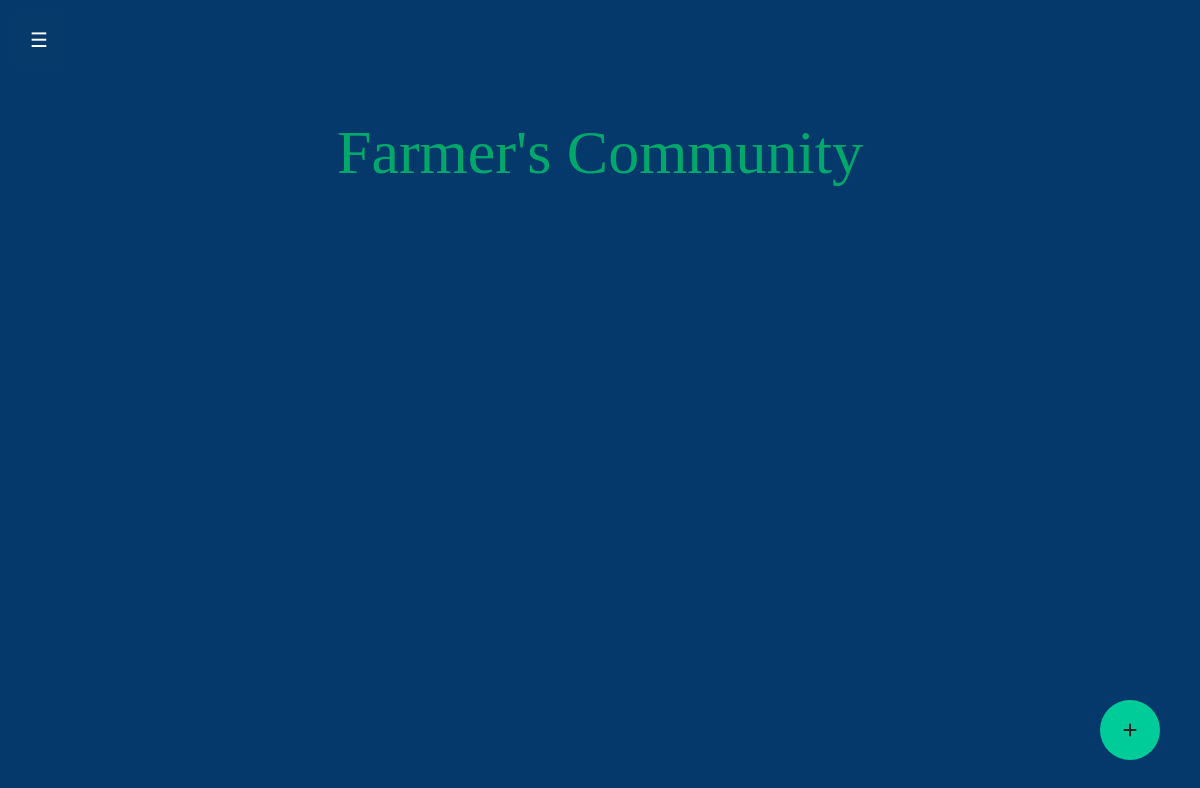
/feed/ (signed in), run on an earlier commit of the app's database.
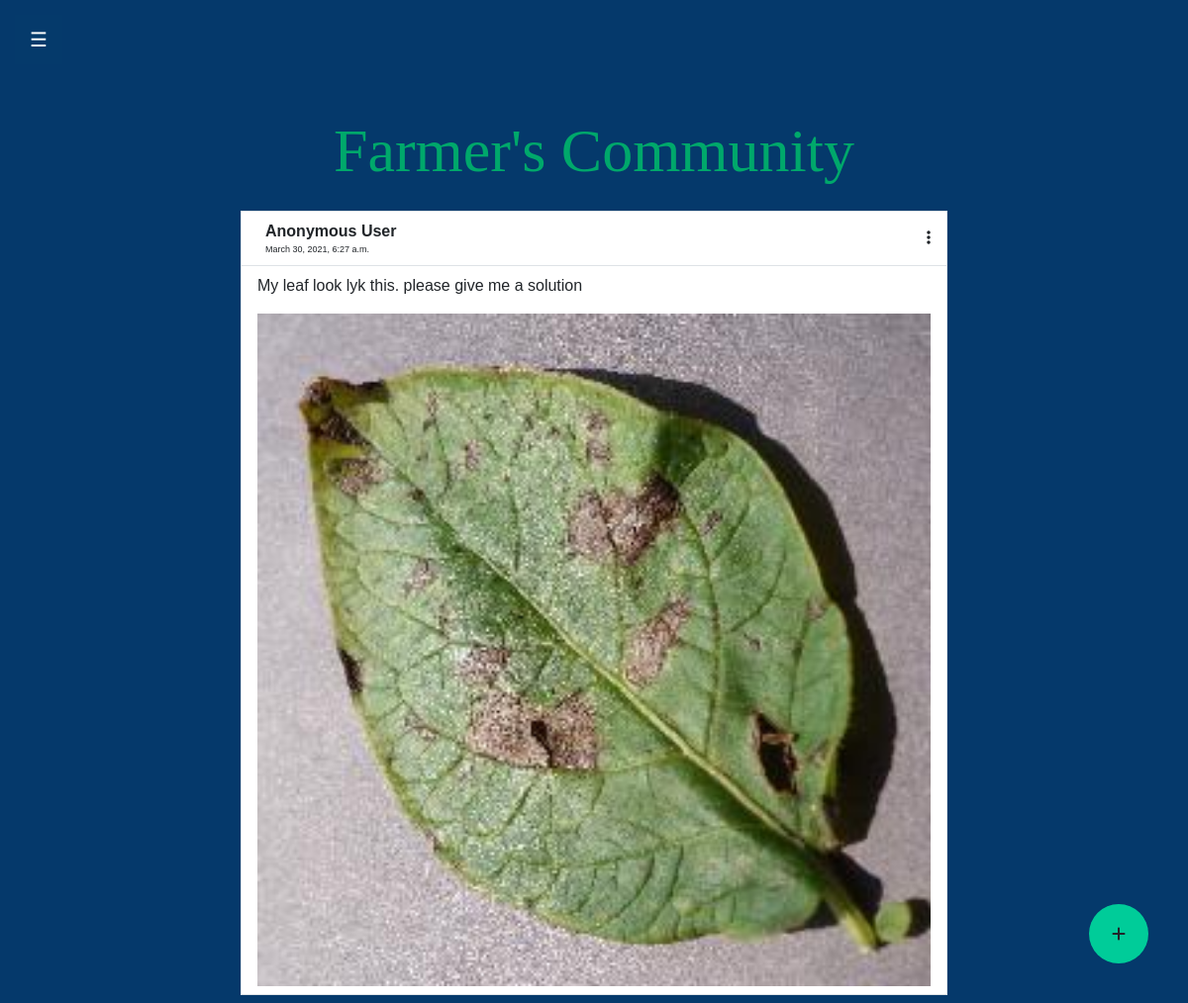
And on a later commit of the database.
### community/models.py (models this page shows)
class Document(models.Model):
    description = models.CharField(max_length=255, blank=False,)
    document = models.FileField(upload_to='documents/')
    uploaded_at = models.DateTimeField(auto_now_add=True)

### community/views.py (the view)
# urls.py: path("feed/", include("community.urls")),
@login_required
def feed(request):
    form = DocumentForm()
    documents = Document.objects.all()
    if request.method == "POST":
        form = DocumentForm(request.POST, request.FILES)
        if form.is_valid():
            form.save()
            return render(request, "feed.html", {"documents": documents, "form": form})
    else:
        return render(request, "feed.html", {"form": form, "documents": documents})

### community/templates/feed.html (shortened to what this page needs)
{% extends 'index.html' %}
{% block content %}
{% load static %}
<link rel="stylesheet" href="https://maxcdn.bootstrapcdn.com/bootstrap/4.0.0/css/bootstrap.min.css"
>
<link rel="stylesheet" href="{% static 'css/community.css' %}">
<link rel="stylesheet" href="{% static 'css/main.css' %}">
<h1>Farmer's Community</h1>
<div class="container ">
    <div class="d-flex justify-content-center row">
        <div class="col-md-8">
            <div class="feed p-2">
                {% for obj in documents %}
                <div class="bg-white border mt-2">
                    <div>
                        <div class="d-flex flex-row justify-content-between align-items-center p-2 border-bottom">
                            <div class="d-flex flex-row align-items-center feed-text px-2">
                                <div class="d-flex flex-column flex-wrap ml-2"><span
                                        class="font-weight-bold">Anonymous User</span><span class="text-black-50 time">{{obj.uploaded_at}}</span></div>
                            </div>
                            <div class="feed-icon px-2"><i class="fa fa-ellipsis-v text-black-50"></i></div>
                        </div>
                    </div>
                    <div class="p-2 px-3"><span>{{obj.description}}</span></div>
                    <div class="feed-image p-2 px-3"><img class="img-fluid img-responsive" src="{{ obj.document.url }}">
                    </div>
                </div>
                {% endfor %}
            </div>
        </div>
    </div>
</div>
<a onclick=newpost() class="new-post" style="cursor: pointer;">
    <i class="fa fa-plus add-post"></i>
</a>
{% endblock %}

### accounts/templates/index.html (shortened to what this page needs)
<!DOCTYPE html>
<html lang="en">
<head>
  {% load static %}
  <link rel="stylesheet" href="https://maxcdn.bootstrapcdn.com/bootstrap/4.0.0/css/bootstrap.min.css"
 />
  <link rel="stylesheet" href="{% static 'css/css_ani.css' %}" />
  <link rel="stylesheet" href="{% static 'css/main.css' %}" />
</head>
<body>
    <div class="side-open">
  <button class="openbtn" onclick="openNav()">☰</button>
</div>
  <div class="content" id="content">{% block content %} {% endblock %}</div>
</body>
</html>

### static/css/main.css (style rules this page uses)
* { font-family: 'Poppins', sans-serif; margin: 0; padding: 0; box-sizing: border-box; }
body { font-family: "Exo", sans-serif; background-color: #05396b; height: 100%; }
.side-open { display:block; }
.openbtn { font-size: 20px; cursor: pointer; background-color: hsl(209, 91%, 22%); color: white; padding: 10px 15px; border: none; margin-top: 15px; margin-left: 15px; }
h1 { text-align: center; padding-top: 50px; font-size: 62px; font-family: "Pacifico"; color: #00a86b; }

### static/css/community.css (style rules this page uses)
.time { font-size: 9px !important }
.feed-image img { width: 100%; height: auto }
.new-post { position: fixed; width: 60px; height: 60px; bottom: 40px; right: 40px; background-color: #0C9; color: #FFF; border-radius: 50px; text-align: center; }
.add-post { margin-top: 22px; }

What changed in the data, as far as the page shows it:
added Document: uploaded_at "March 30, 2021, 6:27 a.m.", description "My leaf look lyk this. please give me a solution", document (picture)
